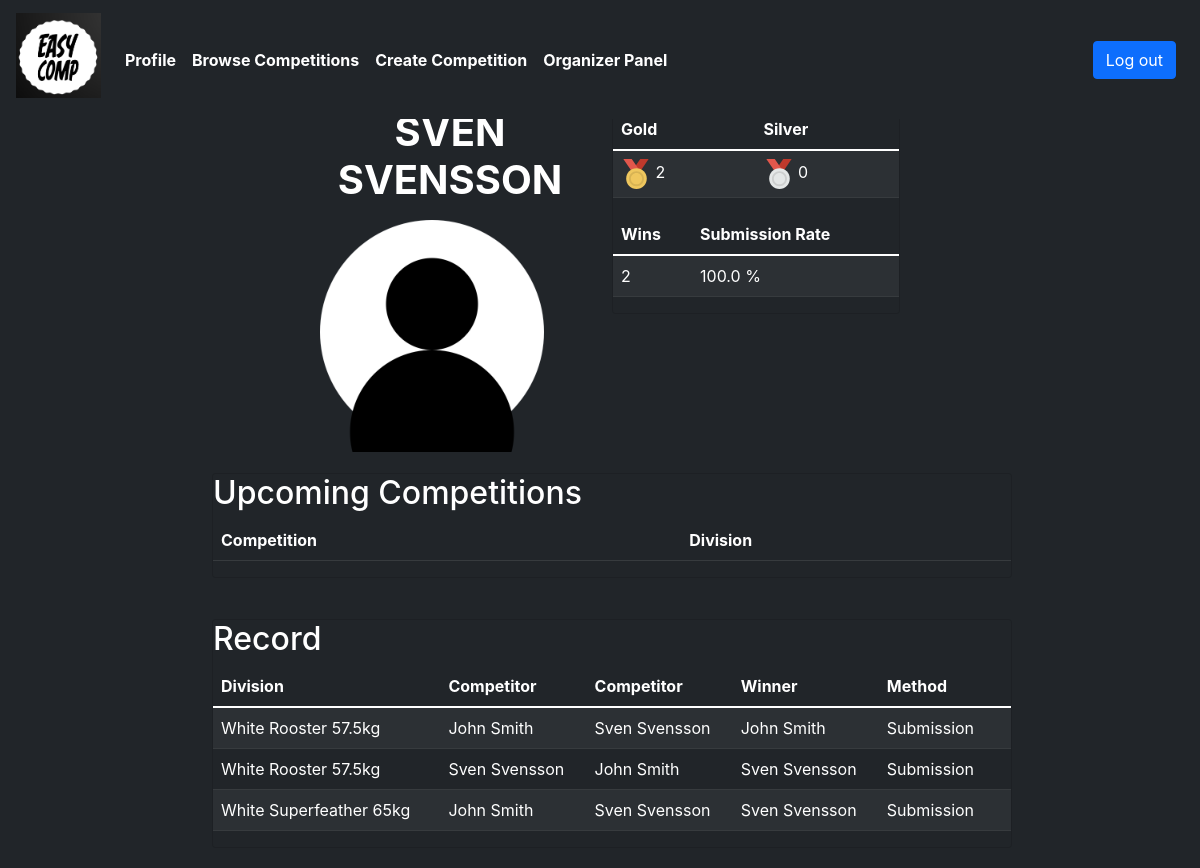
Page /profile (signed in) on the committed database.
### tables this page shows
CREATE TABLE matchresults (
    id TEXT NOT NULL,
    comp_id INTEGER NOT NULL,
    div_name TEXT NOT NULL,
    competitor1_name TEXT NOT NULL,
    competitor2_name TEXT NOT NULL,
    winner TEXT NOT NULL,
    method TEXT NOT NULL,
    PRIMARY KEY(id),
    FOREIGN KEY(comp_id) REFERENCES competitions(id)
);

### app.py (the view)
@app.route("/profile")
@login_required
def profile():
    rows = db.execute("SELECT * FROM users WHERE id = ?", session["user_id"])
    firstname = rows[0]["firstname"]
    lastname = rows[0]["lastname"]
    name = firstname + " " + lastname
    rows = db.execute("SELECT DISTINCT comp_name, name FROM divisions INNER JOIN competitors on competitors.division_id = divisions.id WHERE competitor_id = ?", session["user_id"])
    entered = rows
    rows = db.execute("SELECT COUNT (*) FROM matchresults WHERE winner = ?", name)
    wins = rows[0]["COUNT (*)"]
    if wins == 0:
        submissionrate = 0
    else:
        submission = "submission"
        rows = db.execute("SELECT COUNT (*) FROM matchresults WHERE winner = ? AND method = ? ", name, submission)
        submissions = rows[0]["COUNT (*)"]
        submissionrate = (submissions / wins) * 100
    rows = db.execute("SELECT COUNT (*) FROM competitionresults WHERE gold = ?", name)
    gold = rows[0]["COUNT (*)"]
    rows = db.execute("SELECT COUNT (*) FROM competitionresults WHERE silver = ?", name)
    silver = rows[0]["COUNT (*)"]
    results = db.execute("SELECT DISTINCT id, div_name, competitor1_name, competitor2_name, winner, method FROM matchresults WHERE competitor1_name = ? OR competitor2_name = ?", name, name)
    return render_template("profile.html", name=name, wins=wins, submissionrate=submissionrate, gold=gold, silver=silver, results=results, entered=entered)

### app.py (called while the page is built)
@app.after_request
def after_request(response):
    response.headers["Cache-Control"] = "no-cache, no-store, must-revalidate"
    response.headers["Expires"] = 0
    response.headers["Pragma"] = "no-cache"
    return response

### helpers.py (called while the page is built)
def login_required(f):
    @wraps(f)
    def decorated_function(*args, **kwargs):
        if session.get("user_id") is None:
            return redirect("/login")
        return f(*args, **kwargs)
    return decorated_function

### templates/profile.html (shortened to what this page needs)
{% extends "layout.html" %}
{% block main %}
<section id="userprofile" class="profile">
<div class="container-fullscreen bg-dark.bg-gradient">
        <div class="container-profile">
            <div class="row">
                <div class="col-sm-6 col-sm-offset-3">
                    <h1 class="text-center text-uppercase font-size-xxl bold">{{ name | upper }}</h1>
                    <img src="/static/images/user.png" style="width: 15rem; height: 15rem;">
                </div>
                <div class="col-sm-6 col-sm-offset-3">
                    <div class="card text-white bg-dark" style="width: 18rem;" name="userstatscard">
                        <table class="table table-dark table-striped" aria-label="usersmedals">
                            <thead>
                                <tr>
                                    <th>Gold</th>
                                    <th>Silver</th>
                                </tr>
                            </thead>
                            <tbody>
                                <tr>
                                    <td><img src="/static/images/gold-medal-svgrepo-com.svg" width="30" height="30" alt="gold"> {{ gold }} </td>
                                    <td><img src="/static/images/silver-medal-svgrepo-com.svg" width="30" height="30" alt="silver"> {{ silver }} </td>
                                </tr>
                            </tbody>
                        </table>
                        <table class="table table-dark table-striped" aria-label="uservictories">
                            <thead>
                                <tr>
                                    <th>Wins</th>
                                    <th>Submission Rate</th>
                                </tr>
                            </thead>
                            <tbody>
                                <tr>
                                    <td>{{ wins }}</td>
                                    <td>{{ submissionrate }} %</td>
                                </tr>
                            </tbody>
                        </table>
                    </div>
                </div>
            </div>
        </div>
        <div class="container">
            <div class="row">
                <div class="col-sm-6 col-sm-offset-3">
                    <div class="card text-white bg-dark" style="width: 100vh;" name="userregistrationscard">
                        <table class="table table-dark table-striped" aria-label="usersupcomingcompetitions">
                            <h2>Upcoming Competitions</h2>
                            <thead>
                                <th>Competition</th>
                                <th>Division</th>
                            </thead>
                        </table>
                    </div>
                </div>
            </div>
        </div>
        <div class="container">
            <div class="row">
                <div class="col-sm-6 col-sm-offset-3">
                    <div class="card text-white bg-dark" style="width: 100vh;" name="usersrecordcard">
                        <table class="table table-dark table-striped" aria-label="usersrecord">
                            <h2>Record</h2>
                            <thead>
                                <tr>
                                    <th>Division</th>
                                    <th>Competitor</th>
                                    <th>Competitor</th>
                                    <th>Winner</th>
                                    <th>Method</th>
                                </tr>
                            </thead>
                            <tbody>
                            {% for result in results %}
                                <tr>
                                    <td>{{ result['div_name'] }}</td>
                                    <td>{{ result['competitor1_name'] }}</td>
                                    <td>{{ result['competitor2_name'] }}</td>
                                    <td>{{ result['winner'] }}</td>
                                    <td>{{ result['method']| capitalize  }}</td>
                                    <td>
                                </td>
                                </tr>
                                {% endfor %}
                            </tbody>
                        </table>
                    </div>
                </div>
            </div>
        </div>
    </div>
</section>
  {% endblock %}

### static/styles.css (style rules this page uses)
* { font-family: Inter, Helvetica, Arial, sans-serif; }
body { margin: 0; max-height: 100%; width: 100%; background-color: currentColor; padding-top: 64px; padding-top: 4.26666667rem; }
.bold { font-weight: 700; }
.card { margin: auto; background-color: currentColor; perspective: 800; }
.container { max-width: 100vh; margin-right: auto; margin-left: auto; padding-left: 15px; padding-right: 15px; padding-bottom: 20px; padding-top: 20px; }
.container-profile { max-width: 75vh; margin-right: auto; margin-left: auto; padding-left: 15px; padding-right: 15px; padding-top: 20px; }
.container-fullscreen { padding-top: 20px; display: flex; flex-direction: column; justify-content: space-between; position: relative; overflow: hidden; min-height: 100vh; min-width: 100vh; }
.font-size-xxl { line-height: 1.2; }
h1 { color:white; }
h2 { color: white; }
.row { margin-left: -15px; margin-right: -15px; }
.text-center { text-align: center; }

### rows in the picture
matchresults: div_name "White Rooster 57.5kg", competitor1_name "John Smith", competitor2_name "Sven Svensson", winner "John Smith", method "Submission"
matchresults: div_name "White Rooster 57.5kg", competitor1_name "Sven Svensson", competitor2_name "John Smith", winner "Sven Svensson", method "Submission"
matchresults: div_name "White Superfeather 65kg", competitor1_name "John Smith", competitor2_name "Sven Svensson", winner "Sven Svensson", method "Submission"

### other values in the picture
{{ name | upper }} "SVEN SVENSSON"
{{ gold }} "2"
{{ silver }} "0"
{{ wins }} "2"
{{ submissionrate }} "100.0"
